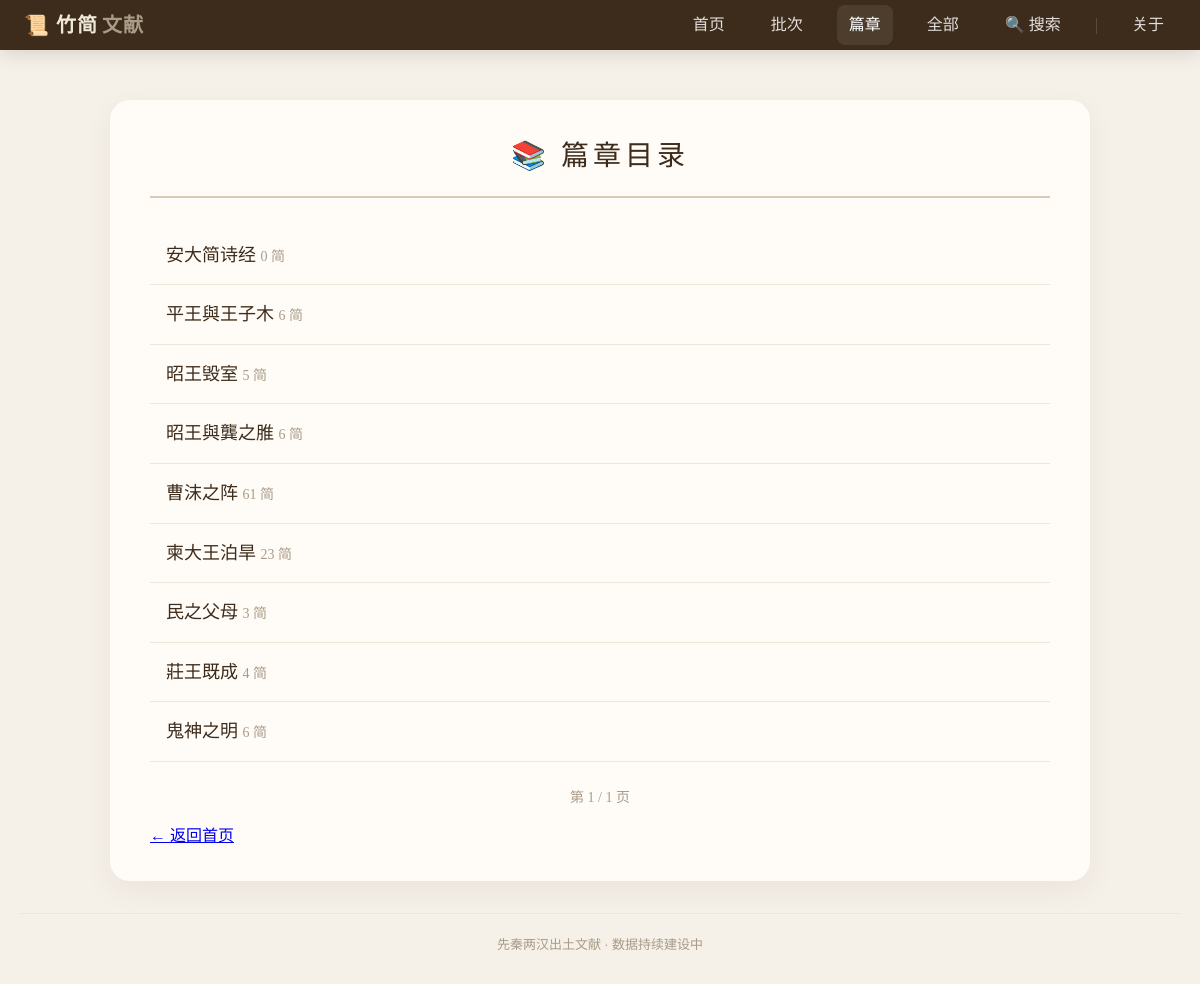
/chapters/, run on an earlier commit of the app's database.
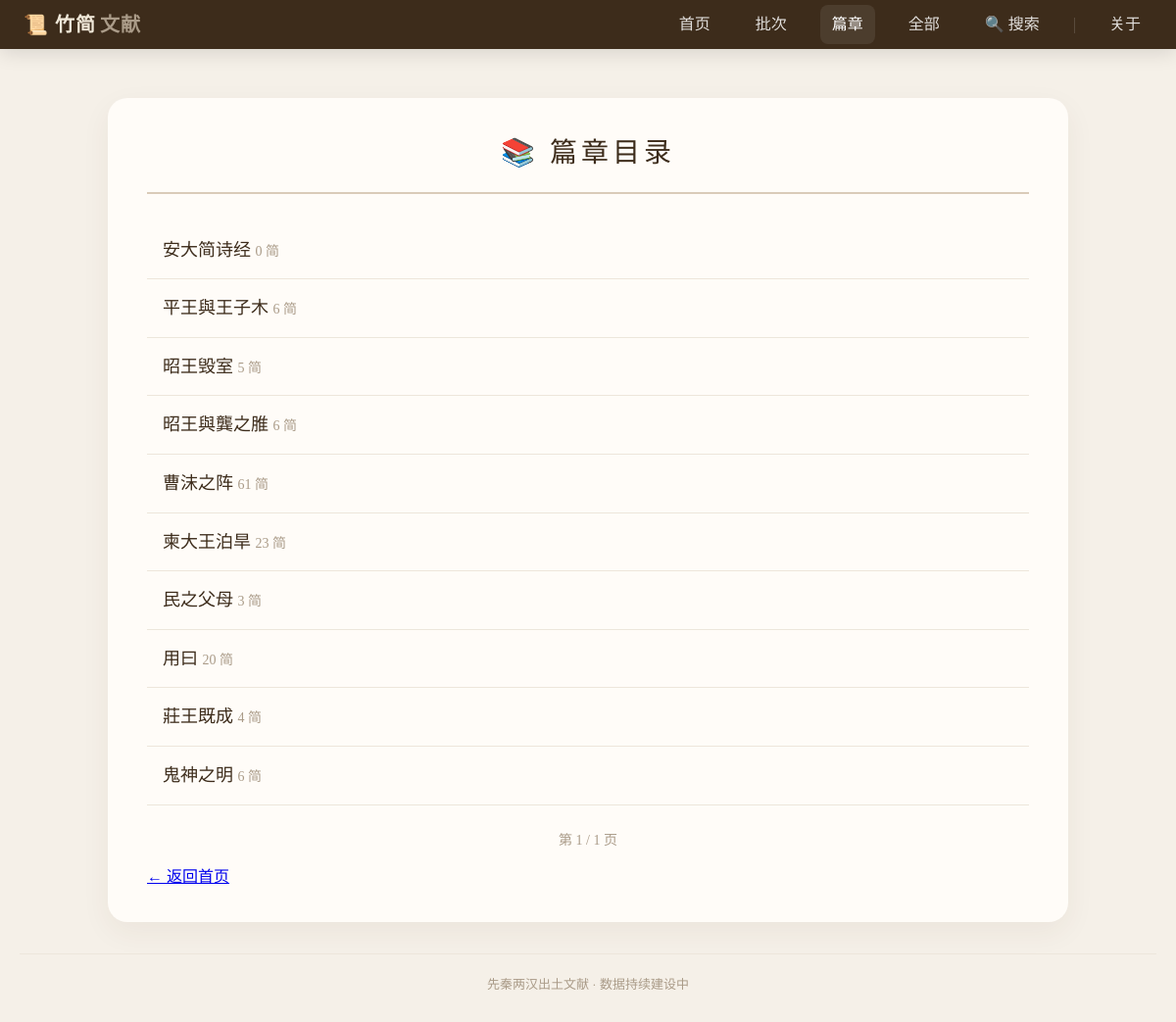
And on a later commit of the database.
### texts/models.py (models this page shows, shortened)
class Chapter(models.Model):
    title = models.CharField(max_length=100, unique=True, verbose_name="篇名")
    description = models.TextField(blank=True, verbose_name="篇目说明")
    slip_order = models.JSONField(
        default=list,
        blank=True,
        verbose_name="简序",
        help_text="按顺序存储该篇所有简，如 ['41', '1', '37A', '2']"
    )
    collection = models.ForeignKey(
        Collection,
        on_delete=models.SET_NULL,
        null=True,
        blank=True,
        related_name='chapters',
        verbose_name="所属批次"
    )
    class Meta:
        ordering = ['title']
        verbose_name = "篇目"
        verbose_name_plural = "篇目"

### texts/views.py (the view)
# urls.py: path('chapters/', views.chapter_list, name='chapter_list'),
def chapter_list(request):
    page = request.GET.get('page', 1)
    chapters_qs = Chapter.objects.annotate(slips_count=Count('slip_texts')).order_by('title')
    paginator = Paginator(chapters_qs, 20)
    try:
        page_obj = paginator.page(page)
    except PageNotAnInteger:
        page_obj = paginator.page(1)
    except EmptyPage:
        page_obj = paginator.page(paginator.num_pages)
    context = {
        'chapters': page_obj.object_list,
        'paginator': paginator,
        'page_obj': page_obj,
    }
    return render(request, 'texts/chapter_list.html', context)

### texts/templates/texts/chapter_list.html (shortened to what this page needs)
{% extends 'texts/base.html' %}
{% block content %}
    <h1>📚 篇章目录</h1>
    {% if chapters %}
        <ul class="chapter-list">
            {% for ch in chapters %}
                <li class="chapter-item">
                    <a href="{% url 'slip_list' %}?chapter={{ ch.id }}">
                        {{ ch.title }}
                        <span class="chapter-count">{{ ch.slips_count }} 简</span>
                    </a>
                </li>
            {% endfor %}
        </ul>
        {% if paginator and page_obj %}
        <div class="pagination" aria-label="分页">
            <span class="page-info">第 {{ page_obj.number }} / {{ paginator.num_pages }} 页</span>
        </div>
        {% endif %}
    {% else %}
        <p class="empty-msg">暂无篇章数据。</p>
    {% endif %}
    <p><a href="{% url 'home' %}" class="page-back-link">← 返回首页</a></p>
{% endblock %}

What changed in the data, as far as the page shows it:
added Chapter: title "用曰", slips_count "20"
